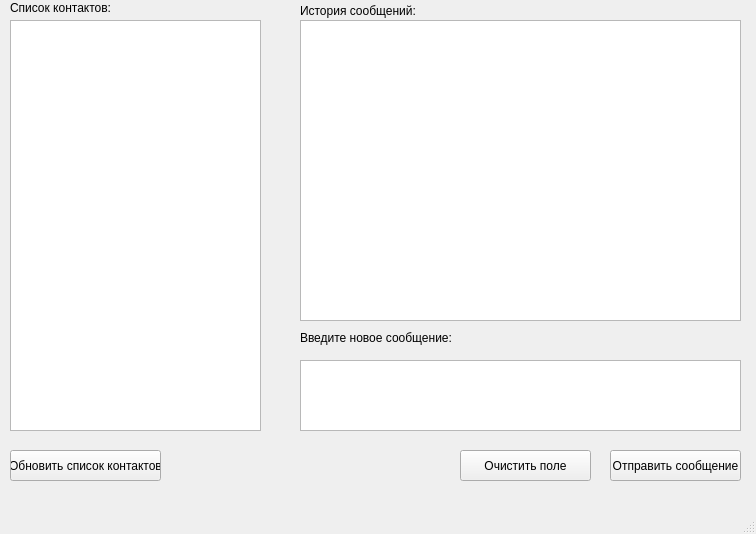
<?xml version="1.0" encoding="UTF-8"?>
<ui version="4.0">
 <class>MainClientWindow</class>
 <widget class="QMainWindow" name="MainClientWindow">
  <property name="geometry">
   <rect>
    <x>0</x>
    <y>0</y>
    <width>756</width>
    <height>534</height>
   </rect>
  </property>
  <property name="minimumSize">
   <size>
    <width>756</width>
    <height>534</height>
   </size>
  </property>
  <property name="windowTitle">
   <string>Чат Программа</string>
  </property>
  <widget class="QWidget" name="centralwidget">
   <widget class="QLabel" name="label_contacts">
    <property name="geometry">
     <rect>
      <x>10</x>
      <y>0</y>
      <width>101</width>
      <height>16</height>
     </rect>
    </property>
    <property name="text">
     <string>Список контактов:</string>
    </property>
   </widget>
   <widget class="QLabel" name="label_history">
    <property name="geometry">
     <rect>
      <x>300</x>
      <y>0</y>
      <width>391</width>
      <height>21</height>
     </rect>
    </property>
    <property name="text">
     <string>История сообщений:</string>
    </property>
   </widget>
   <widget class="QTextEdit" name="text_message">
    <property name="geometry">
     <rect>
      <x>300</x>
      <y>360</y>
      <width>441</width>
      <height>71</height>
     </rect>
    </property>
   </widget>
   <widget class="QLabel" name="label_new_message">
    <property name="geometry">
     <rect>
      <x>300</x>
      <y>330</y>
      <width>171</width>
      <height>16</height>
     </rect>
    </property>
    <property name="text">
     <string>Введите новое сообщение:</string>
    </property>
   </widget>
   <widget class="QListView" name="list_contacts">
    <property name="geometry">
     <rect>
      <x>10</x>
      <y>20</y>
      <width>251</width>
      <height>411</height>
     </rect>
    </property>
   </widget>
   <widget class="QListView" name="list_messages">
    <property name="geometry">
     <rect>
      <x>300</x>
      <y>20</y>
      <width>441</width>
      <height>301</height>
     </rect>
    </property>
   </widget>
   <widget class="QPushButton" name="btn_send">
    <property name="geometry">
     <rect>
      <x>610</x>
      <y>450</y>
      <width>131</width>
      <height>31</height>
     </rect>
    </property>
    <property name="text">
     <string>Отправить сообщение</string>
    </property>
   </widget>
   <widget class="QPushButton" name="btn_clear">
    <property name="geometry">
     <rect>
      <x>460</x>
      <y>450</y>
      <width>131</width>
      <height>31</height>
     </rect>
    </property>
    <property name="text">
     <string>Очистить поле</string>
    </property>
   </widget>
   <widget class="QPushButton" name="btn_get_list">
    <property name="geometry">
     <rect>
      <x>10</x>
      <y>450</y>
      <width>151</width>
      <height>31</height>
     </rect>
    </property>
    <property name="text">
     <string>Обновить список контактов</string>
    </property>
   </widget>
  </widget>
  <widget class="QStatusBar" name="statusBar"/>
  <action name="menu_exit">
   <property name="text">
    <string>Выход</string>
   </property>
  </action>
  <action name="menu_add_contact">
   <property name="text">
    <string>Добавить контакт</string>
   </property>
  </action>
  <action name="menu_del_contact">
   <property name="text">
    <string>Удалить контакт</string>
   </property>
  </action>
 </widget>
 <resources/>
 <connections>
  <connection>
   <sender>btn_clear</sender>
   <signal>clicked()</signal>
   <receiver>text_message</receiver>
   <slot>clear()</slot>
   <hints>
    <hint type="sourcelabel">
     <x>541</x>
     <y>481</y>
    </hint>
    <hint type="destinationlabel">
     <x>547</x>
     <y>416</y>
    </hint>
   </hints>
  </connection>
 </connections>
</ui>
